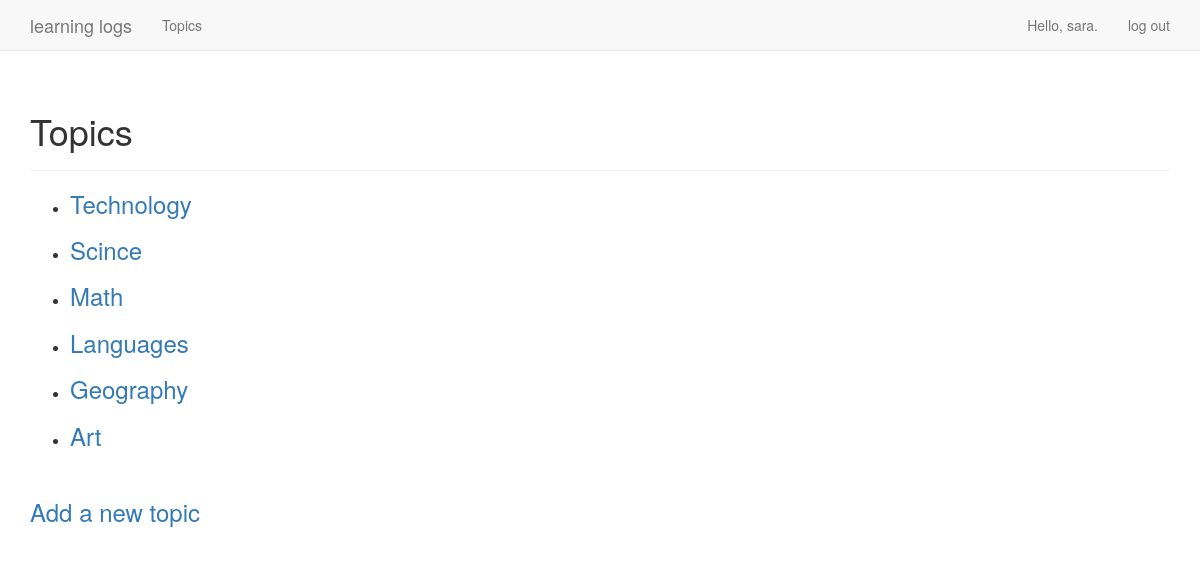
Before: /topics/ (signed in) with the older database file.
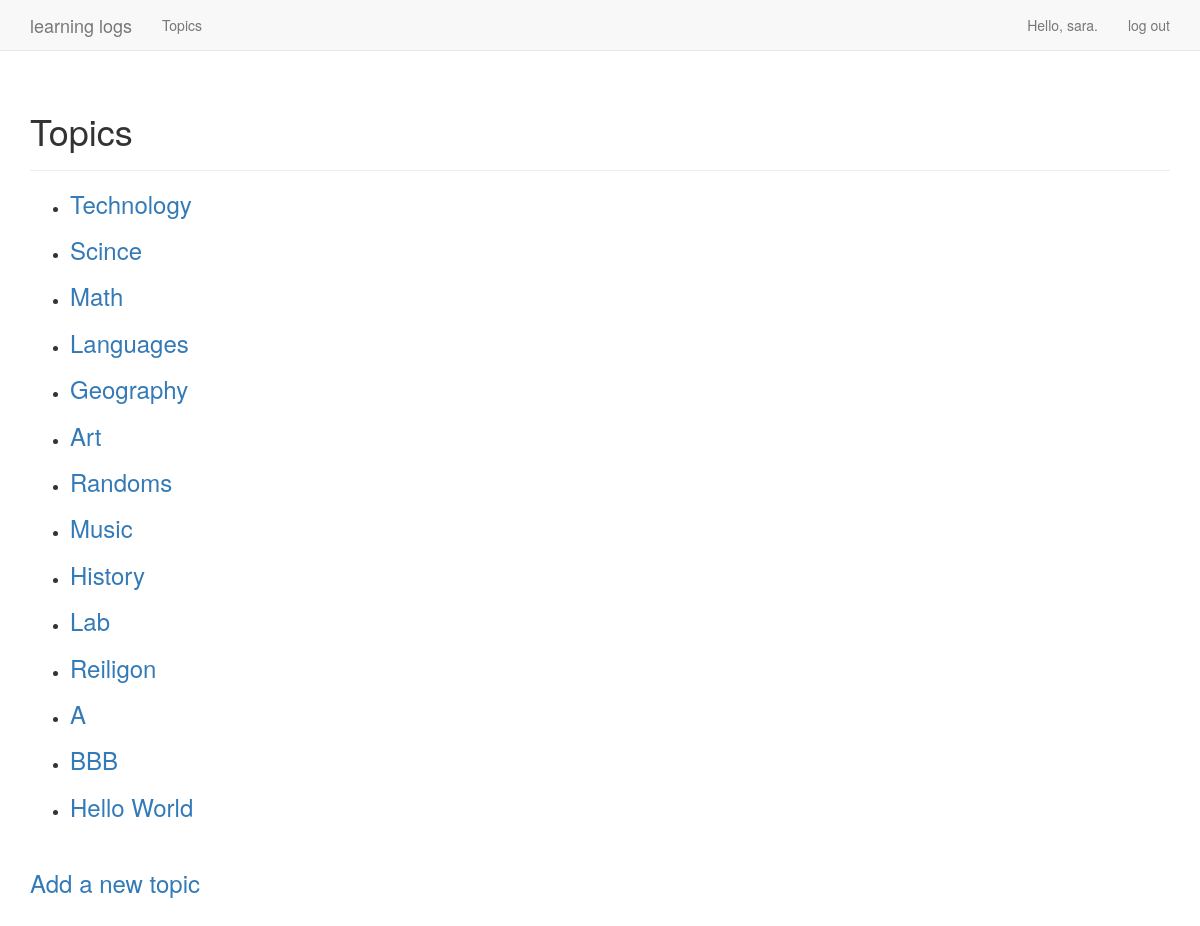
After: the same page with the newer database file.
### learning_logs/models.py (models this page shows)
class Topic(models.Model):
    text = models.CharField(max_length=150)
    date_published = models.DateTimeField(auto_now_add=True)
    owner = models.ForeignKey(User, on_delete=models.CASCADE)
    def __str__(self):
        return self.text

### learning_logs/views.py (the view)
# urls.py: path('topics/', views.topics, name="topics"),
@login_required
def topics(request):
    topics = Topic.objects.filter(owner=request.user).order_by('date_published')
    context = {'topics': topics}
    return render(request, 'learning_logs/topics.html', context)

### learning_logs/templates/learning_logs/topics.html
{% extends "learning_logs/base.html" %}
{% block header %}
  <h1>Topics</h1>
{% endblock header %}
{% block content %}
  <ul>
    {% for topic in topics %}
      <li><h3><a href="/topics/{{topic.id}}">{{ topic }}</a></h3></li>
    {% empty %}
      <li>No topics have been added yet.</li>
    {% endfor %}
  </ul>
<br/>
  <h3><a href="/new_topic/"> Add a new topic</a></h3>
<br/>
{% endblock content %}

### learning_logs/templates/learning_logs/base.html (shortened to what this page needs)
{% load bootstrap3 %}
<!DOCTYPE html>
<html lang="en">
  <head>
    {% bootstrap_css %}
  </head>
  <body>
    <nav class="navbar navbar-default navbar-static-top">
      <div class="container">
        <div class="navbar-header">
          <a class="navbar-brand" href="">
            learning logs</a>
        </div>
        <div id="navbar" class="navbar-collapse collapse">
          <ul class="nav navbar-nav">
            <li><a href="/topics/">Topics</a></li>
          </ul>
          <ul class="nav navbar-nav navbar-right">
            {% if user.is_authenticated %}
              <li><a>Hello, {{ user.username }}.</a></li>
              <li><a href="/users/logout">log out</a></li>
            {% else %}
              <li><a href="/users/register"> Register </a></li>
              <li><a href="/users/login">log in</a></li>
            {% endif %}
          </ul>
        </div>
      </div>
    </nav>
    <div class="container">
      <div class="page-header">
        {% block header %}{% endblock header %}
      </div>
      <div>
        {% block content %}{% endblock content %}
      </div>
    </div>
  </body>
</html>

Changed rows visible on the page:
added Topic: text "Randoms"
added Topic: text "Music"
added Topic: text "History"
added Topic: text "Lab"
added Topic: text "Reiligon"
added Topic: text "A"
added Topic: text "BBB"
added Topic: text "Hello World"
